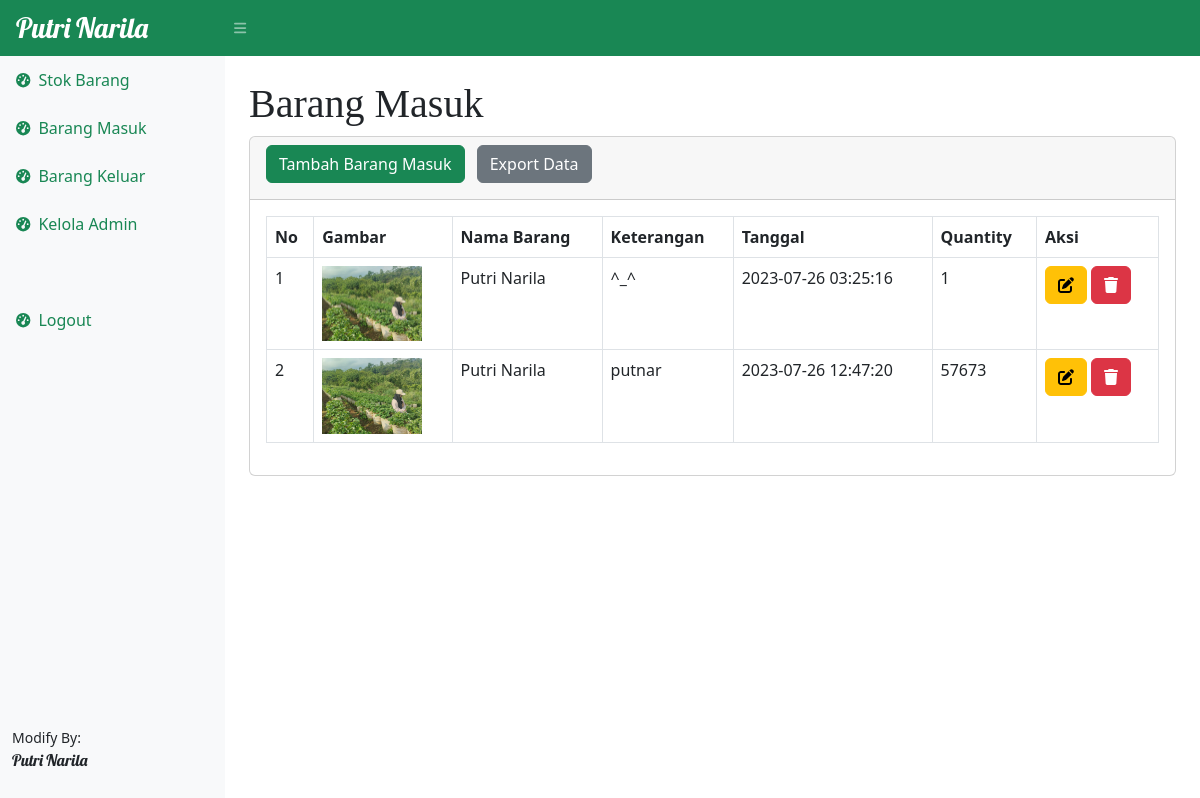
The app's page /masuk.php (signed in) with its own data.
### tables this page shows
CREATE TABLE `barangmasuk` (
  `idmasuk` int(11) NOT NULL,
  `idbarang` int(11) NOT NULL,
  `tanggal` timestamp NOT NULL DEFAULT current_timestamp(),
  `keterangan` varchar(200) NOT NULL,
  `qty` int(11) NOT NULL
);

CREATE TABLE `stock` (
  `idbarang` int(50) NOT NULL,
  `namabarang` varchar(100) NOT NULL,
  `deskripsi` varchar(100) NOT NULL,
  `stock` int(11) NOT NULL,
  `image` varchar(99) DEFAULT NULL
);

### masuk.php (the view, shortened to what this page needs)
<?php
    require 'function.php';
?>
<!DOCTYPE html>
<html lang="en">
<head>
   <link href="https://cdn.jsdelivr.net/npm/simple-datatables@7.1.2/dist/style.min.css" rel="stylesheet" />
   <link href="css/styles.css" rel="stylesheet" />
</head>
<body class="sb-nav-fixed">
   <nav class="sb-topnav navbar navbar-expand navbar-dark bg-success">
      <a class="putri navbar-brand ps-3 fs-3 " href="index.php">Putri Narila</a>
      <button class="btn btn-link btn-sm order-1 order-lg-0 me-4 me-lg-0" id="sidebarToggle" href="#!"><i
            class="fas fa-bars"></i></button>
   </nav>
   <div id="layoutSidenav">
      <div id="layoutSidenav_nav">
         <nav class="sb-sidenav accordion sb-sidenav-success bg-light" id="sidenavAccordion">
            <div class="sb-sidenav-menu">
               <div class="nav ">
                  <a class="nav-link text-success" href="index.php">
                     <div class="sb-nav-link-icon"><i class="fas fa-tachometer-alt"></i></div>
                     Stok Barang
                  </a>
                  <a class="nav-link text-success" href="masuk.php">
                     <div class="sb-nav-link-icon"><i class="fas fa-tachometer-alt"></i></div>
                     Barang Masuk
                  </a>
                  <a class="nav-link text-success" href="keluar.php">
                     <div class="sb-nav-link-icon"><i class="fas fa-tachometer-alt"></i></div>
                     Barang Keluar
                  </a>
                  <a class="nav-link text-success mb-5" href="admin.php">
                     <div class="sb-nav-link-icon"><i class="fas fa-tachometer-alt"></i></div>
                     Kelola Admin
                  </a>
                  <a class="nav-link text-success" href="logout.php">
                     <div class="sb-nav-link-icon"><i class="fas fa-tachometer-alt"></i></div>
                     Logout
                  </a>
               </div>
            </div>
            <div class="sb-sidenav-footer">
               <div class="small">Modify By:</div>
               <p class="putri">Putri Narila</p>
            </div>
         </nav>
      </div>
      <div id="layoutSidenav_content">
         <main>
            <div class="container-fluid px-4">
               <h1 class="mt-4 heading">Barang Masuk</h1>
               <div class="card mb-4">
                  <div class="card-header">
                     <button type="button" class="btn btn-success  mb-2 me-2" data-bs-toggle="modal"
                        data-bs-target="#staticBackdrop">
                        Tambah Barang Masuk
                     </button>
                     <a href="exportmasuk.php" class="btn btn-secondary mb-2" target="_blank">Export Data</a>
                  </div>
                  <div class="card-body">
                     <div class="table-responsive">
                        <table id="datatablesSimple" class="table table-bordered">
                           <thead>
                              <tr>
                                 <th>No</th>
                                 <th>Gambar</th>
                                 <th>Nama Barang</th>
                                 <th>Keterangan</th>
                                 <th>Tanggal</th>
                                 <th>Quantity</th>
                                 <th>Aksi</th>
                              </tr>
                           </thead>
                           <tbody>
                              <?php
                           $ambilsemuadatanya = mysqli_query($conn, "SELECT * FROM barangmasuk m, stock s WHERE s.idbarang = m.idbarang ");
                           $i = 1;
                           while($data = mysqli_fetch_array($ambilsemuadatanya)){
                              $idm = $data['idmasuk'];
                              $barangnya= $data['namabarang'];
                              $keterangan= $data['keterangan'];
                              $tanggal= $data['tanggal'];
                              $qty= $data['qty'];
                              $gambar = $data['image'];
                              if($gambar == null){
                                 $img = "Tidak Ada Gambar";
                              } else {
                                 $img = '<img src="images/'.$gambar.'" class="zoomable" ';
                              }
                           ?>
                              <tr>
                                 <td>
                                    <?=$i;?>
                                 </td>
                                 <td>
                                    <?=$img;?>
                                 </td>
                                 <td>
                                    <?=$barangnya;?>
                                 </td>
                                 <td>
                                    <?=$keterangan;?>
                                 </td>
                                 <td>
                                    <?=$tanggal;?>
                                 </td>
                                 <td>
                                    <?=$qty;?>
                                 </td>
                                 <td>
                                    <button type="button" class="btn btn-warning" data-bs-toggle="modal"
                                       data-bs-target="#edit<?=$idm;?>">
                                       <i class="fa-solid fa-pen-to-square"></i>
                                    </button>
                                    <button type="button" class="btn btn-danger" data-bs-toggle="modal"
                                       data-bs-target="#delete<?=$idm;?>">
                                       <i class="fa-solid fa-trash"></i>
                                 </td>
                              </tr>
                              <?php
                           $i++;
                           }
                           ?>
                           </tbody>
                        </table>
                     </div>
                  </div>
               </div>
            </div>
         </main>
      </div>
   </div>
</body>
</html>

### masuk.php (style rules this page uses)
.putri { font-family: 'Lobster', cursive; }
.heading { font-family: 'Lilita', cursive; }
.zoomable { width: 100px; }

### records on screen
barangmasuk: idbarang.image (picture), idbarang.namabarang "Putri Narila", keterangan "^_^", tanggal "2023-07-26 03:25:16", qty "1"
barangmasuk: idbarang.image (picture), idbarang.namabarang "Putri Narila", keterangan "putnar", tanggal "2023-07-26 12:47:20", qty "57673"
